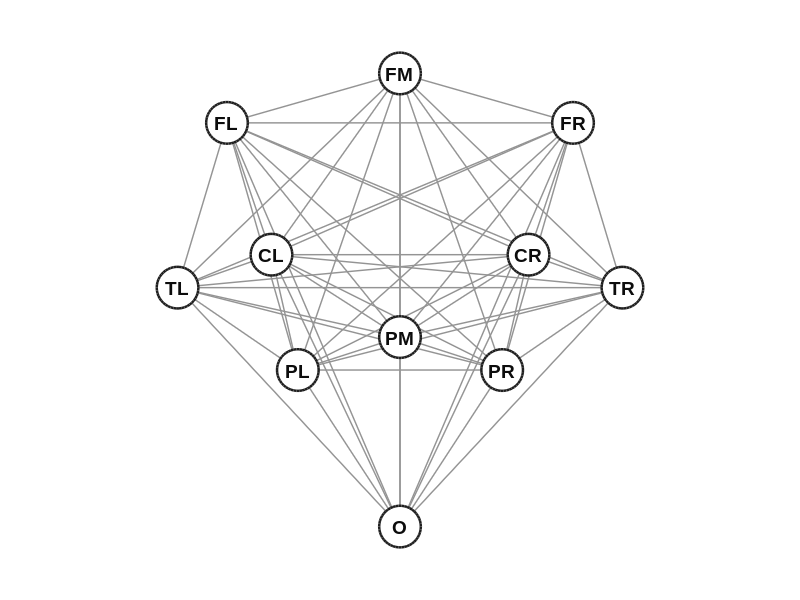
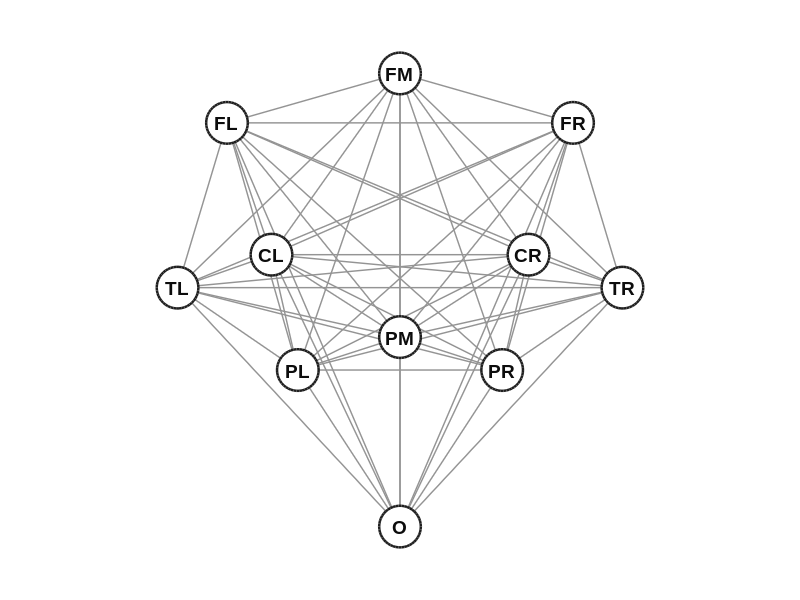
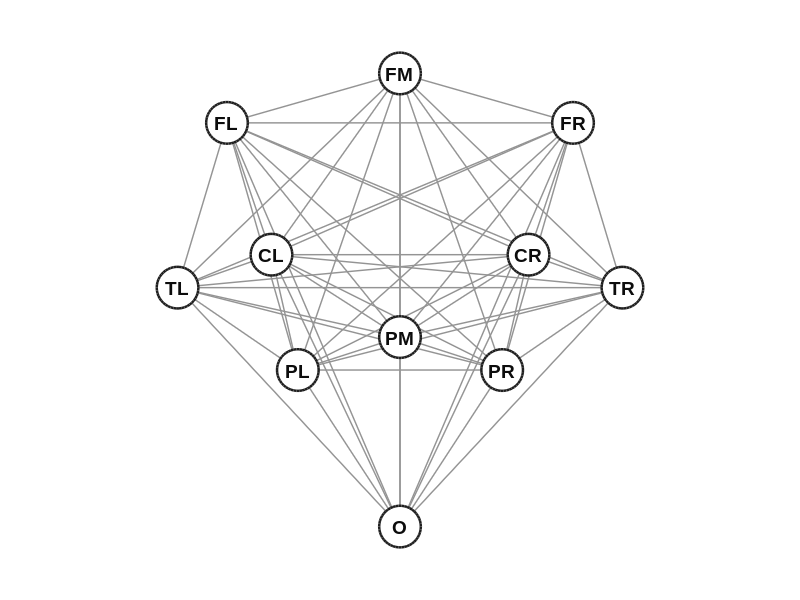

MATLAB code for these plots, in order:
%% ========================================================================
% FIGURE 1 — COMPLETE 11-NODE REGIONAL EEG NETWORK
%
% 11 regional nodes
% 55 unique undirected edges
%
% Designed for manuscript Figure 1:
% - darker edges
% - larger nodes
% - more prominent labels
% - publication-friendly export
%
% MATLAB R2023b compatible
%% ========================================================================

clear;
clc;
close all;

%% ========================================================================
% 1. DEFINE REGIONAL NODES
%% ========================================================================

nodeNames = { ...
    'FL', ... % Frontal Left
    'FM', ... % Frontal Midline
    'FR', ... % Frontal Right
    'CL', ... % Central Left
    'CR', ... % Central Right
    'PL', ... % Parietal Left
    'PM', ... % Parietal Midline
    'PR', ... % Parietal Right
    'TL', ... % Temporal Left
    'TR', ... % Temporal Right
    'O'  ...  % Occipital
    };

nNodes = numel(nodeNames);

assert(nNodes == 11, ...
    'Expected exactly 11 regional nodes.');

%% ========================================================================
% 2. DEFINE NODE POSITIONS
%
% Schematic scalp-like layout
%% ========================================================================

x = [ ...
    -1.05, ... % FL
     0.00, ... % FM
     1.05, ... % FR
    -0.78, ... % CL
     0.78, ... % CR
    -0.62, ... % PL
     0.00, ... % PM
     0.62, ... % PR
    -1.35, ... % TL
     1.35, ... % TR
     0.00  ... % O
    ];

y = [ ...
     1.35, ... % FL
     1.65, ... % FM
     1.35, ... % FR
     0.55, ... % CL
     0.55, ... % CR
    -0.15, ... % PL
     0.05, ... % PM
    -0.15, ... % PR
     0.35, ... % TL
     0.35, ... % TR
    -1.10  ... % O
    ];

%% ========================================================================
% 3. GENERATE ALL 55 UNIQUE UNDIRECTED EDGES
%
% For 11 nodes:
%
%       11 choose 2 = 55
%% ========================================================================

edges = nchoosek(1:nNodes, 2);

nEdges = size(edges,1);

fprintf('Number of nodes = %d\n', nNodes);
fprintf('Number of edges = %d\n', nEdges);

assert(nEdges == 55, ...
    'Network must contain exactly 55 undirected edges.');

%% ========================================================================
% 4. CREATE FIGURE
%% ========================================================================

fig = figure( ...
    'Color', 'w', ...
    'Units', 'pixels', ...
    'Position', [100 100 850 850]);

ax = axes(fig);

hold(ax,'on');

%% ========================================================================
% 5. DRAW ALL 55 EDGES
%
% Darker and thicker than previous version
%% ========================================================================

edgeColor = [0.58 0.58 0.58];
edgeWidth = 1.05;

for e = 1:nEdges

    node1 = edges(e,1);
    node2 = edges(e,2);

    line( ...
        ax, ...
        [x(node1) x(node2)], ...
        [y(node1) y(node2)], ...
        'Color', edgeColor, ...
        'LineWidth', edgeWidth);

end

%% ========================================================================
% 6. DRAW NODE CIRCLES
%
% Larger circles with thicker outline
%% ========================================================================

nodeSize = 900;

scatter( ...
    ax, ...
    x, ...
    y, ...
    nodeSize, ...
    'o', ...
    'MarkerFaceColor', [1 1 1], ...
    'MarkerEdgeColor', [0.12 0.12 0.12], ...
    'LineWidth', 1.8);

%% ========================================================================
% 7. DRAW NODE LABELS
%
% Larger and bold
%% ========================================================================

for i = 1:nNodes

    text( ...
        ax, ...
        x(i), ...
        y(i), ...
        nodeNames{i}, ...
        'HorizontalAlignment', 'center', ...
        'VerticalAlignment', 'middle', ...
        'FontName', 'Arial', ...
        'FontSize', 14, ...
        'FontWeight', 'bold', ...
        'Color', [0.05 0.05 0.05]);

end

%% ========================================================================
% 8. OPTIONAL PANEL LABEL
%
% If this network is part of panel 3 in Figure 1, keep this.
% Otherwise comment it out.
%% ========================================================================

% text( ...
%     ax, ...
%     -1.62, ...
%      1.88, ...
%     '(b)', ...
%     'FontName', 'Arial', ...
%     'FontSize', 16, ...
%     'FontWeight', 'bold');

%% ========================================================================
% 9. OPTIONAL TITLE
%
% Keep only if needed as a standalone network figure.
% For insertion into your larger Figure 1, I would usually remove it.
%% ========================================================================

% title( ...
%     ax, ...
%     '11-node regional network (schematic)', ...
%     'FontName', 'Arial', ...
%     'FontSize', 16, ...
%     'FontWeight', 'bold');

%% ========================================================================
% 10. FORMAT AXES
%% ========================================================================

axis(ax,'equal');
axis(ax,'off');

xlim(ax,[-1.60 1.60]);
ylim(ax,[-1.40 1.95]);

set( ...
    ax, ...
    'Position', [0.04 0.04 0.92 0.92]);

%% ========================================================================
% 11. EXPORT
%% ========================================================================

outputPNG = 'Figure1_11Node_55Edge_Network_Dark.png';
outputPDF = 'Figure1_11Node_55Edge_Network_Dark.pdf';
outputFIG = 'Figure1_11Node_55Edge_Network_Dark.fig';

% High-resolution raster
exportgraphics( ...
    fig, ...
    outputPNG, ...
    'Resolution', 600);

% Vector PDF
exportgraphics( ...
    fig, ...
    outputPDF, ...
    'ContentType', 'vector', ...
    'BackgroundColor', 'white');

% Editable MATLAB figure
savefig( ...
    fig, ...
    outputFIG);

fprintf('\nFigure exported successfully.\n');
fprintf('Nodes: %d\n', nNodes);
fprintf('Edges: %d\n', nEdges);

fprintf('\nSaved files:\n');
fprintf('%s\n', outputPNG);
fprintf('%s\n', outputPDF);
fprintf('%s\n', outputFIG);
